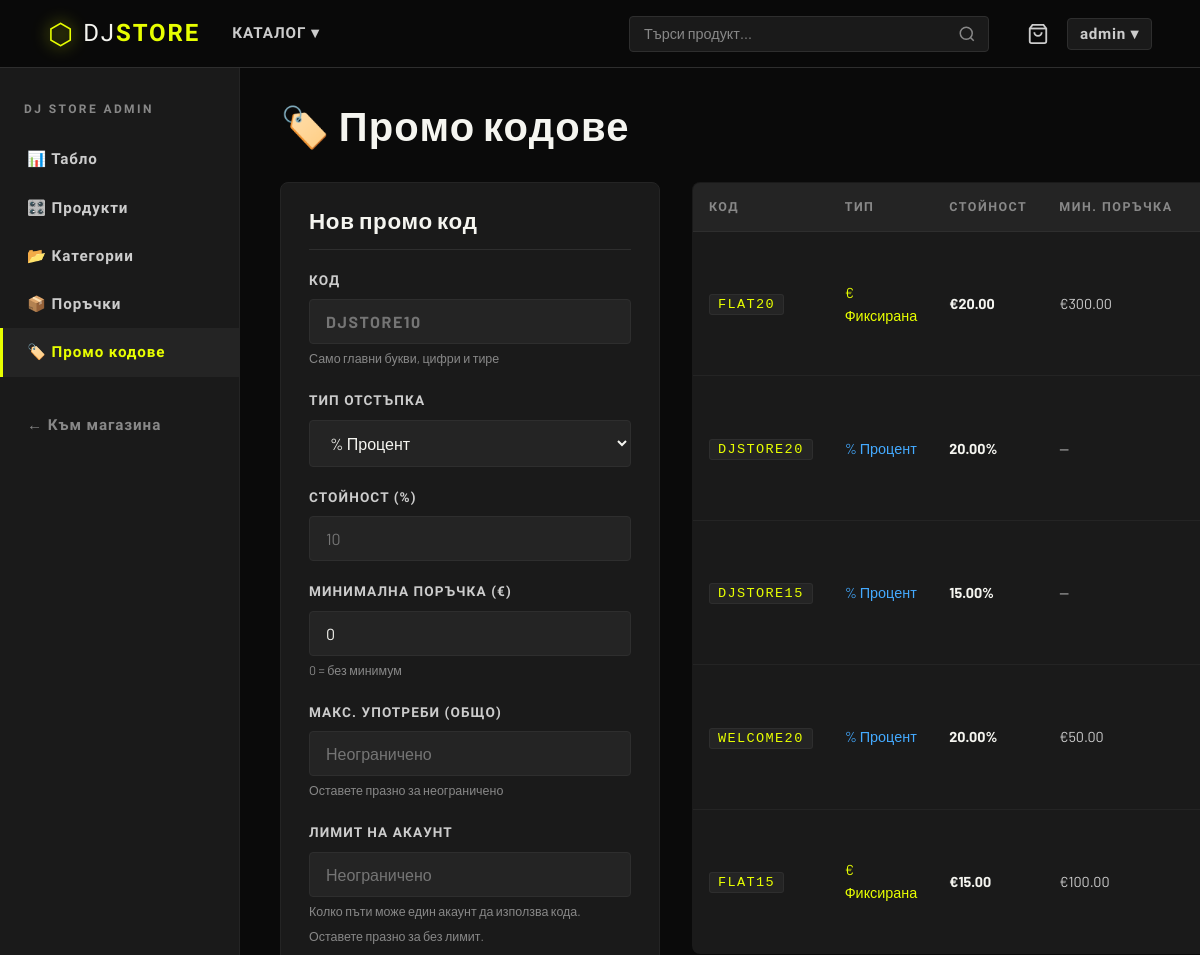
The app's page /admin/promo_codes.php (signed in, upper part), older data.
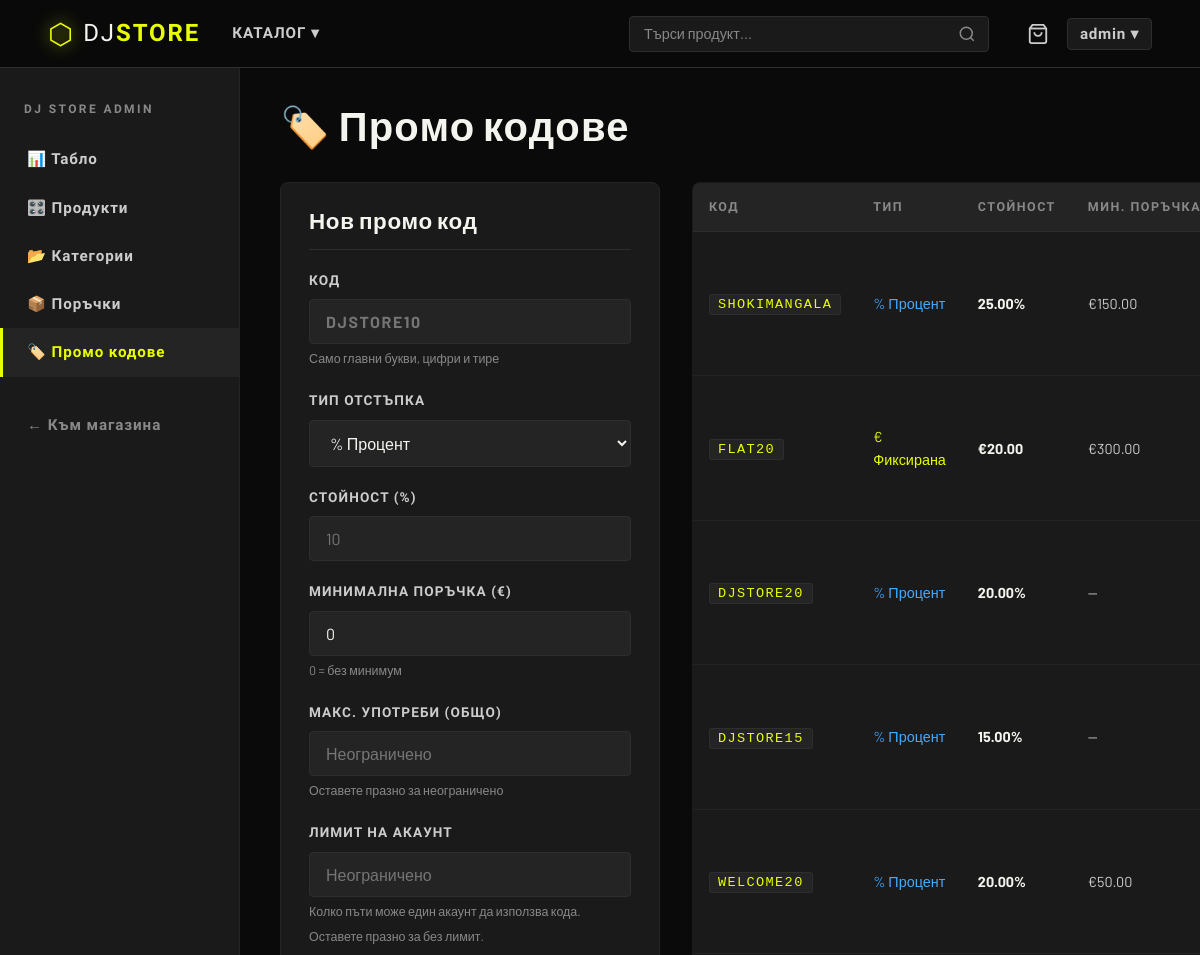
The same page, newer data.
### tables this page shows
CREATE TABLE `promo_codes` (
  `id` int(11) NOT NULL,
  `code` varchar(50) NOT NULL,
  `type` enum('percent','fixed') NOT NULL DEFAULT 'percent',
  `value` decimal(10,2) NOT NULL,
  `min_order` decimal(10,2) NOT NULL DEFAULT 0.00,
  `max_uses` int(11) DEFAULT NULL,
  `per_user_limit` int(11) DEFAULT NULL,
  `used_count` int(11) NOT NULL DEFAULT 0,
  `is_active` tinyint(1) NOT NULL DEFAULT 1,
  `expires_at` date DEFAULT NULL,
  `created_at` timestamp NOT NULL DEFAULT current_timestamp()
);

### includes/functions.php (called while the page is built, shortened)
<?php
function e(string $str): string {
    return htmlspecialchars($str, ENT_QUOTES, 'UTF-8');
}
function formatPrice(float $price): string {
    return '€' . number_format($price, 2, '.', ' ');
}
function getAllPromoCodes(): array {
    $db = getDB();
    return $db->query(
        "SELECT * FROM promo_codes ORDER BY created_at DESC"
    )->fetch_all(MYSQLI_ASSOC);
}
?>

### admin/promo_codes.php (the view, shortened to what the changed rows need)
<?php
$root = dirname(__DIR__);
require_once $root . '/includes/functions.php';
$editPromo = null;
$promoCodes = getAllPromoCodes();
?>
<!DOCTYPE html>
<html lang="bg">
<head>
    <link rel="stylesheet" href="<?= SITE_URL ?>/assets/css/style.css">
</head>
<body>
<div class="admin-layout">
    <main class="admin-content">
        <h1 class="admin-title">🏷️ Промо кодове</h1>
        <div style="display:grid;grid-template-columns:380px 1fr;gap:32px;align-items:start;">
            <div style="background:var(--dark-2);border:1px solid var(--dark-3);
                        border-radius:var(--radius-lg);padding:28px;
                        position:sticky;top:calc(var(--header-h) + 16px);">
                <h2 style="font-size:1.4rem;color:var(--white);margin-bottom:20px;
                           padding-bottom:14px;border-bottom:1px solid var(--dark-4);">
                    <?= $editPromo ? 'Редактирай код' : 'Нов промо код' ?>
                </h2>
            </div>
            <div>
                <?php if (empty($promoCodes)): ?>
                <div class="empty-state" style="padding:40px 0;">
                    <div class="empty-state__icon">🏷️</div>
                    <h2 class="empty-state__title">Няма промо кодове</h2>
                    <p>Създай първия промо код от формата вляво.</p>
                </div>
                <?php else: ?>
                <table class="admin-table">
                    <thead>
                        <tr>
                            <th>Код</th>
                            <th>Тип</th>
                            <th>Стойност</th>
                            <th>Мин. поръчка</th>
                            <th>Употреби</th>
                        </tr>
                    </thead>
                    <tbody>
                        <?php foreach ($promoCodes as $p): ?>
                        <tr>
                            <td><code><?= e($p['code']) ?></code></td>
                            <td>
                                <?php if ($p['type'] === 'percent'): ?>
                                <span class="promo-type-percent">% Процент</span>
                                <?php else: ?>
                                <span class="promo-type-fixed">€ Фиксирана</span>
                                <?php endif; ?>
                            </td>
                            <td style="color:var(--white);font-weight:700;">
                                <?php if ($p['type'] === 'percent'): ?>
                                    <?= $p['value'] ?>%
                                <?php else: ?>
                                    <?= formatPrice($p['value']) ?>
                                <?php endif; ?>
                            </td>
                            <td style="color:var(--grey-light);">
                                <?= $p['min_order'] > 0 ? formatPrice($p['min_order']) : '—' ?>
                            </td>
                            <td>
                            </td>
                        </tr>
                        <?php endforeach; ?>
                    </tbody>
                </table>
                <?php endif; ?>
            </div>
        </div>
    </main>
</div>
</body>
</html>

Row changes from the older to the newer data that the page shows:
no longer on this page (row edited): promo_codes: code "FLAT15", type "€ Фиксирана", value "€15.00", min_order "€100.00"
added promo_codes: code "SHOKIMANGALA", type "% Процент", value "25.00", min_order "€150.00"
